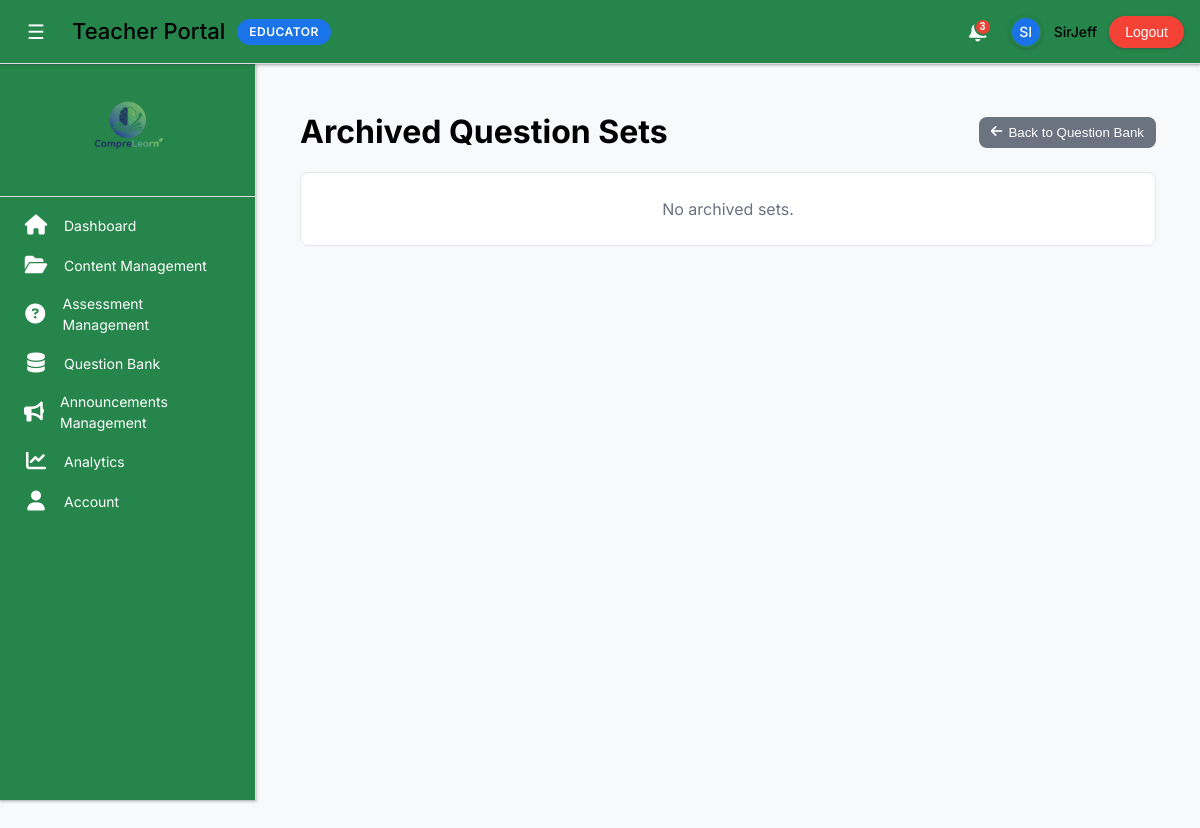
The page /Teacher/archived_question_sets.php (signed in) on the database as committed earlier.
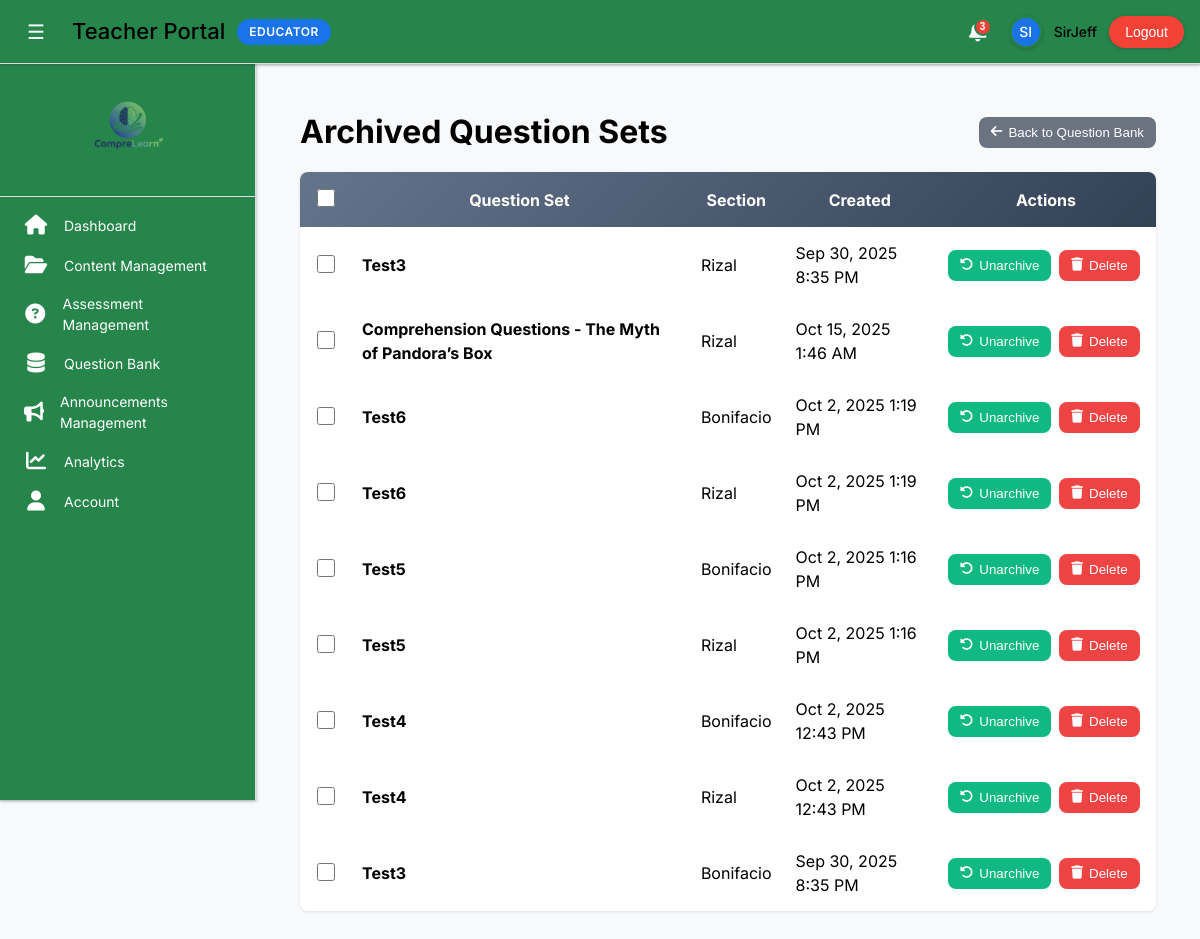
The same page on the database as committed later.
### tables this page shows
CREATE TABLE `question_sets` (
  `id` int(11) NOT NULL,
  `teacher_id` int(11) NOT NULL,
  `section_id` int(11) NOT NULL,
  `set_title` varchar(255) NOT NULL,
  `description` text DEFAULT NULL,
  `created_at` timestamp NOT NULL DEFAULT current_timestamp(),
  `updated_at` timestamp NOT NULL DEFAULT current_timestamp() ON UPDATE current_timestamp(),
  `timer_minutes` int(11) DEFAULT 0,
  `open_at` datetime DEFAULT NULL,
  `difficulty` varchar(16) DEFAULT NULL,
  `is_archived` tinyint(1) NOT NULL DEFAULT 0
);

CREATE TABLE `sections` (
  `id` int(11) NOT NULL,
  `name` varchar(100) NOT NULL,
  `description` text DEFAULT NULL,
  `created_at` timestamp NOT NULL DEFAULT current_timestamp()
);

### Teacher/archived_question_sets.php (the view, shortened to what this page needs)
<?php
require_once __DIR__ . '/includes/teacher_init.php';
require_once __DIR__ . '/includes/teacher_layout.php';
$teacherId = (int)($_SESSION['teacher_id'] ?? 0);
$archivedSets = [];
$hasArchiveCol = false;
try {
    $chk = $conn->query("SHOW COLUMNS FROM question_sets LIKE 'is_archived'");
    $hasArchiveCol = $chk && $chk->num_rows > 0;
} catch (Throwable $e) {  }
$sql = "SELECT qs.*, s.name AS section_name FROM question_sets qs LEFT JOIN sections s ON s.id = qs.section_id WHERE qs.teacher_id = ?";
if ($hasArchiveCol) {
    $sql .= " AND qs.is_archived = 1";
} else {
    $sql .= " AND 1=0";
}
$sql .= " ORDER BY qs.updated_at DESC, qs.created_at DESC";
$stmt = $conn->prepare($sql);
$stmt->bind_param('i', $teacherId);
$stmt->execute();
$res = $stmt->get_result();
while ($row = $res->fetch_assoc()) { $archivedSets[] = $row; }
?>
<div class="archived-shell">
    <div class="archived-header">
        <h1 style="margin:0;">Archived Question Sets</h1>
        <div style="display:flex;gap:8px;align-items:center;">
            <button class="btn btn-back" onclick="window.location.href='question_bank.php'">
                <i class="fas fa-arrow-left"></i> Back to Question Bank
            </button>
        </div>
    </div>
    <?php if (empty($archivedSets)): ?>
        <div style="background:#fff;border:1px solid #e5e7eb;border-radius:8px;padding:24px;text-align:center;color:#6b7280;">
            No archived sets.
        </div>
    <?php else: ?>
        <table class="archived-table">
            <thead>
                <tr>
                    <th class="checkbox-cell">
                        <input type="checkbox" class="checkbox" id="selectAll" onchange="toggleSelectAll()">
                    </th>
                    <th>Question Set</th>
                    <th>Section</th>
                    <th>Created</th>
                    <th style="width:220px;">Actions</th>
                </tr>
            </thead>
            <tbody>
                <?php foreach ($archivedSets as $set): ?>
                <tr>
                    <td class="checkbox-cell">
                        <input type="checkbox" class="checkbox row-checkbox" value="<?php echo (int)$set['id']; ?>" onchange="updateSelection()">
                    </td>
                    <td><strong><?php echo htmlspecialchars($set['set_title']); ?></strong></td>
                    <td><?php echo htmlspecialchars($set['section_name'] ?? ''); ?></td>
                    <td><?php echo date('M j, Y g:i A', strtotime($set['created_at'])); ?></td>
                    <td>
                        <div class="row-actions">
                            <button class="btn btn-unarchive" onclick="unarchiveSet(<?php echo (int)$set['id']; ?>)"><i class="fas fa-rotate-left"></i> Unarchive</button>
                            <button class="btn btn-delete" onclick="deleteSet(<?php echo (int)$set['id']; ?>)"><i class="fas fa-trash"></i> Delete</button>
                        </div>
                    </td>
                </tr>
                <?php endforeach; ?>
            </tbody>
        </table>
    <?php endif; ?>
</div>

Rows that differ between the two databases and show on the page:
now on this page (row edited): question_sets: set_title "Test3", section.name "Rizal", created_at "Sep 30, 2025 8:35 PM"
added question_sets: set_title "Comprehension Questions - The Myth of Pandora’s Box", section.name "Rizal", created_at "Oct 15, 2025 1:46 AM"
added question_sets: set_title "Test6", section.name "Bonifacio", created_at "Oct 2, 2025 1:19 PM"
added question_sets: set_title "Test6", section.name "Rizal", created_at "Oct 2, 2025 1:19 PM"
added question_sets: set_title "Test5", section.name "Bonifacio", created_at "Oct 2, 2025 1:16 PM"
added question_sets: set_title "Test5", section.name "Rizal", created_at "Oct 2, 2025 1:16 PM"
added question_sets: set_title "Test4", section.name "Bonifacio", created_at "Oct 2, 2025 12:43 PM"
added question_sets: set_title "Test4", section.name "Rizal", created_at "Oct 2, 2025 12:43 PM"
now on this page (row edited): question_sets: set_title "Test3", section.name "Bonifacio", created_at "Sep 30, 2025 8:35 PM"
Other text that changed with them:
form field value: (not shown) → "☐"
text no longer shown: "No archived sets."
text now shown: "Question Set Section Created Actions"
